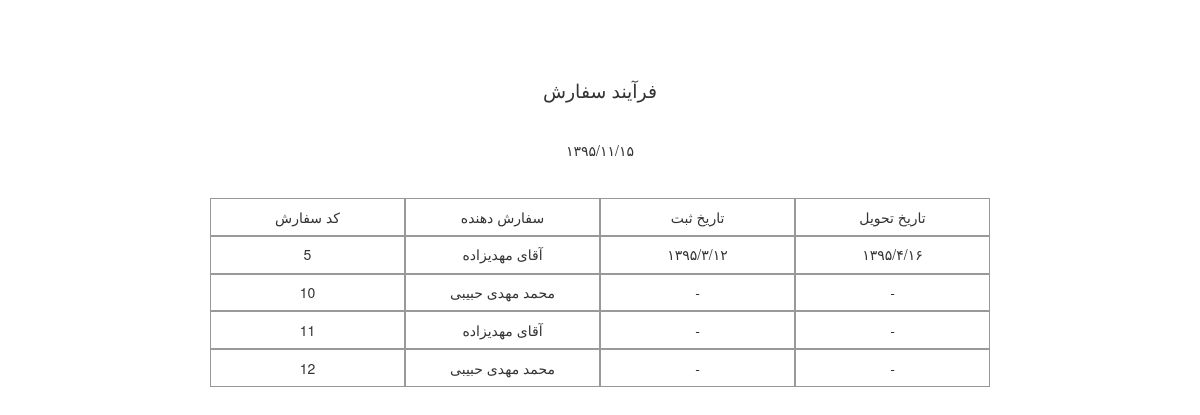
The page /reserve/printFormsInOneProcess/2/ on the database its author committed.
### ReserveForm/models.py (models this page shows, shortened)
class Process(models.Model):
    name = models.CharField(max_length=100, verbose_name='نام',)
    class Meta:
        verbose_name = 'فرایند'
        verbose_name_plural = 'فرایند'

class ReserveForm(models.Model):
    customer = models.ForeignKey(Customer, verbose_name='مشتری', )
    tarh = models.ImageField(upload_to='tarh/', verbose_name='طرح', blank=True, null=True)
    serviceTarh = models.ManyToManyField('ServiceTarh', verbose_name='خدمات طرح', blank=True)
    hasParche = models.BooleanField(verbose_name='پارچه دارد', default=False)
    parche = models.ForeignKey('Parche',verbose_name='پارچه', blank=True, null=True)
    parcheWidth = models.IntegerField(verbose_name='عرض پارچه', blank=True, null=True)
    parcheHeight = models.IntegerField(verbose_name='طول پارچه', blank=True, null=True)
    number = models.IntegerField(verbose_name='تعداد', blank=True, null=True)
    typeChap = models.ForeignKey('Chap', verbose_name='چاپ', blank=True, null=True)
    dookht = models.ForeignKey('Dookht', verbose_name='دوخت', blank=True, null=True,)
    hasLabel = models.BooleanField(verbose_name='لیبل دارد', default=False)
    otherServices = models.ManyToManyField('OtherServices', verbose_name='سایر خدمات', blank=True)
    reserveDay = models.IntegerField(choices=dayChoice, verbose_name='روز', blank=True, null=True)
    reserveMonth = models.IntegerField(choices=monthChoice, verbose_name='ماه', blank=True, null=True)
    reserveYear = models.IntegerField(choices=yearChoice, verbose_name='سال', blank=True, null=True)
    deliveryDay = models.IntegerField(choices=dayChoice, verbose_name='روز', blank=True, null=True)
    deliveryMonth = models.IntegerField(choices=monthChoice, verbose_name='ماه', blank=True, null=True)
    deliveryYear = models.IntegerField(choices=yearChoice, verbose_name='سال', blank=True, null=True)
    description = models.TextField(verbose_name='توضیح', blank=True, null=True)
    process = models.ForeignKey('Process', verbose_name='فرایند', blank=True, null=True, default=2)
    class Meta:
        verbose_name = "سفارش"
        verbose_name_plural = "سفارش"
    def get_reserve_date(self):
        if self.reserveDay is not None and self.reserveMonth is not None and self.reserveYear is not None:
            return IntegerToPersian(self.reserveYear) + '/' + IntegerToPersian(self.reserveMonth) + '/' + IntegerToPersian(self.reserveDay)
        else:
            return '-'
    def get_delivery_date(self):
        if self.deliveryDay is not None and self.deliveryMonth is not None and self.deliveryYear is not None:
            return IntegerToPersian(self.deliveryYear) + '/' + IntegerToPersian(self.deliveryMonth) + '/' + IntegerToPersian(self.deliveryDay)
        else:
            return '-'

### UserManager/models.py (models this page shows, shortened)
class Customer(models.Model):
    user = models.OneToOneField(User, )
    username = models.CharField(max_length=100, verbose_name='نام کاربری')
    name = models.CharField(max_length=100, null=True, blank=True, verbose_name='نام')
    phoneNumber = models.CharField(max_length=50, verbose_name='شماره تلفن همراه', blank=True, null=True)
    email = models.EmailField(verbose_name='ایمیل',)
    moaref = models.CharField(max_length=200, verbose_name='نام معرف', blank=True, null=True)
    workPhoneNumber = models.CharField(max_length=50, verbose_name='تلفن محل کار', blank=True, null=True)
    address = models.TextField(verbose_name='آدرس', null=True, blank=True)
    companyName = models.CharField(verbose_name='نام شرکت', max_length=100, blank=True, null=True)
    class Meta:
        verbose_name = 'مشتری'
        verbose_name_plural = 'مشتری'

### ReserveForm/views.py (the view)
# urls.py: url(r'^printFormsInOneProcess/(?P<id>[0-9]+)/', view=views.printReserveFormsInOneProcess, name='PrintFormsInOneProcess'),
def printReserveFormsInOneProcess(request, id):
    process = Process.objects.get(id=id)
    context = {'forms':process.reserveform_set.all(), 'process':process, 'current_time':get_current_time()}
    return render(request, 'printReservesInOneProcess.html', context=context)

### ReserveForm/date_manager/Miladi_To_Shamsi.py (called while the page is built)
def convert_miladi_to_shamsi(miladiDate):
    isLeap = False
    if (miladiDate['year'] - 2004)%4 == 0:
        isLeap = True
    totalDayInMiladi = (miladiDate['year']-1)*365 + month_convert_to_day(miladiDate['month'], isLeap) + miladiDate['day']+\
                       count_day_of_leapYear(miladiDate['year'])
    totalDayInShamsi = totalDayInMiladi - 226899
    return count_year_month_day_according_to_day(totalDayInShamsi)

def count_day_of_leapYear(numOfYear):
    return int((numOfYear-1)/4)

def count_year_month_day_according_to_day(numOfDays):
    numOfYear = int(numOfDays/365)
    numOfLeap = int((numOfYear-1)/4)
    days = int(numOfDays%365)
    while numOfLeap > days:
        numOfYear -= 1
        days += 365
    days -= numOfLeap
    numOfYear += 1
    monthAndDay = count_month_and_day_from_totalDay(days)
    return {'year':numOfYear, 'month':monthAndDay['month'], 'day':monthAndDay['day']}

def count_month_and_day_from_totalDay(numOfDay):
    numOfMonth = 1
    if numOfDay <= 186:
        while numOfDay > 31:
            numOfDay -= 31
            numOfMonth += 1
    elif numOfDay > 186:
        numOfDay -= 186
        numOfMonth += 6
        while numOfDay > 30:
            numOfDay -= 30
            numOfMonth += 1
    return {'month':numOfMonth, 'day':numOfDay}

def month_convert_to_day(numOfMonth, isLeap):
    numOfDays = 0
    if numOfMonth > 1:
        numOfDays += 31
    if numOfMonth > 2:
        if isLeap == True:
            numOfDays += 29
        else:
            numOfDays += 28
    if numOfMonth > 3:
        numOfDays += 31
    if numOfMonth > 4:
        numOfDays += 30
    if numOfMonth > 5:
        numOfDays += 31
    if numOfMonth > 6:
        numOfDays += 30
    if numOfMonth > 7:
        numOfDays += 31
    if numOfMonth > 8:
        numOfDays += 31
    if numOfMonth > 9:
        numOfDays += 30
    if numOfMonth > 10:
        numOfDays += 31
    if numOfMonth > 11:
        numOfDays += 30
    return numOfDays

### ReserveForm/models.py (called while the page is built)
def get_current_time():
    current_date_time = datetime.datetime.now()
    shamsi_date_time = convert_miladi_to_shamsi({'year':current_date_time.year, 'month':current_date_time.month, 'day':current_date_time.day})
    return IntegerToPersian(shamsi_date_time['year'])+'/'+IntegerToPersian(shamsi_date_time['month'])+'/'+IntegerToPersian(shamsi_date_time['day'])

### templates/printReservesInOneProcess.html (shortened to what this page needs)
<!DOCTYPE html>
{% load static %}
{% load toPersian %}
<html lang="en">
<head>
    <link href="{% static 'bootstrap-3.3.7-dist/css/bootstrap.min.css' %}" rel="stylesheet" type="text/css">
    <link href="{% static 'css/printReservesInOneProcess.css' %}" rel="stylesheet" type="text/css">
</head>
<body>
<div id="main-content-wrapper" class="container">
    <div id="process-name">
        {{ process.name }}
    </div>
    <div id="time-wrapper">{{ current_time }}</div>
    <div class="row">
        <div class="col-md-2 col-md-offset-2 col-xs-2 col-xs-offset-2 cell center-horizontally">
            کد سفارش
        </div>
        <div class="col-md-2 col-xs-2 cell center-horizontally">
سفارش دهنده
        </div>
        <div class="col-md-2 col-xs-2 cell center-horizontally">
تاریخ ثبت
        </div>
        <div class="col-md-2 col-xs-2 cell center-horizontally">
تاریخ تحویل
        </div>
    </div>
    {% for form in forms %}
        <div class="row">
                <div class="col-md-2 col-md-offset-2 col-xs-2 col-xs-offset-2 cell center-horizontally">
{{ form.id }}
                </div>
                <div class="col-md-2 col-xs-2 cell center-horizontally">
{{ form.customer.name }}
                </div>
                <div class="col-md-2 col-xs-2 cell center-horizontally">
{{ form.get_reserve_date }}
                </div>
                <div class="col-md-2 col-xs-2 cell center-horizontally">
{{ form.get_delivery_date }}
                </div>
        </div>
    {% endfor %}
</div>
</body>
</html>

### static/css/printReservesInOneProcess.css (style rules this page uses)
#main-content-wrapper { padding-top: 2cm; }
.center-horizontally { text-align: center; }
.cell { border: solid 1px #999999; height: 1cm; padding-top: 0.2cm; }
#process-name { text-align: center; margin-bottom: 1cm; font-size: 0.5cm; }
#time-wrapper { text-align: center; margin-bottom: 1cm; }

### rows shown on the page
Process: name "فرآیند سفارش"
ReserveForm: id "5", customer.name "آقای مهدیزاده", get_reserve_date "۱۳۹۵/۳/۱۲", get_delivery_date "۱۳۹۵/۴/۱۶"
ReserveForm: id "10", customer.name "محمد مهدی حبیبی", get_reserve_date "-", get_delivery_date "-"
ReserveForm: id "11", customer.name "آقای مهدیزاده", get_reserve_date "-", get_delivery_date "-"
ReserveForm: id "12", customer.name "محمد مهدی حبیبی", get_reserve_date "-", get_delivery_date "-"

### other values the page prints
{{ current_time }} "۱۳۹۵/۱۱/۱۵"
